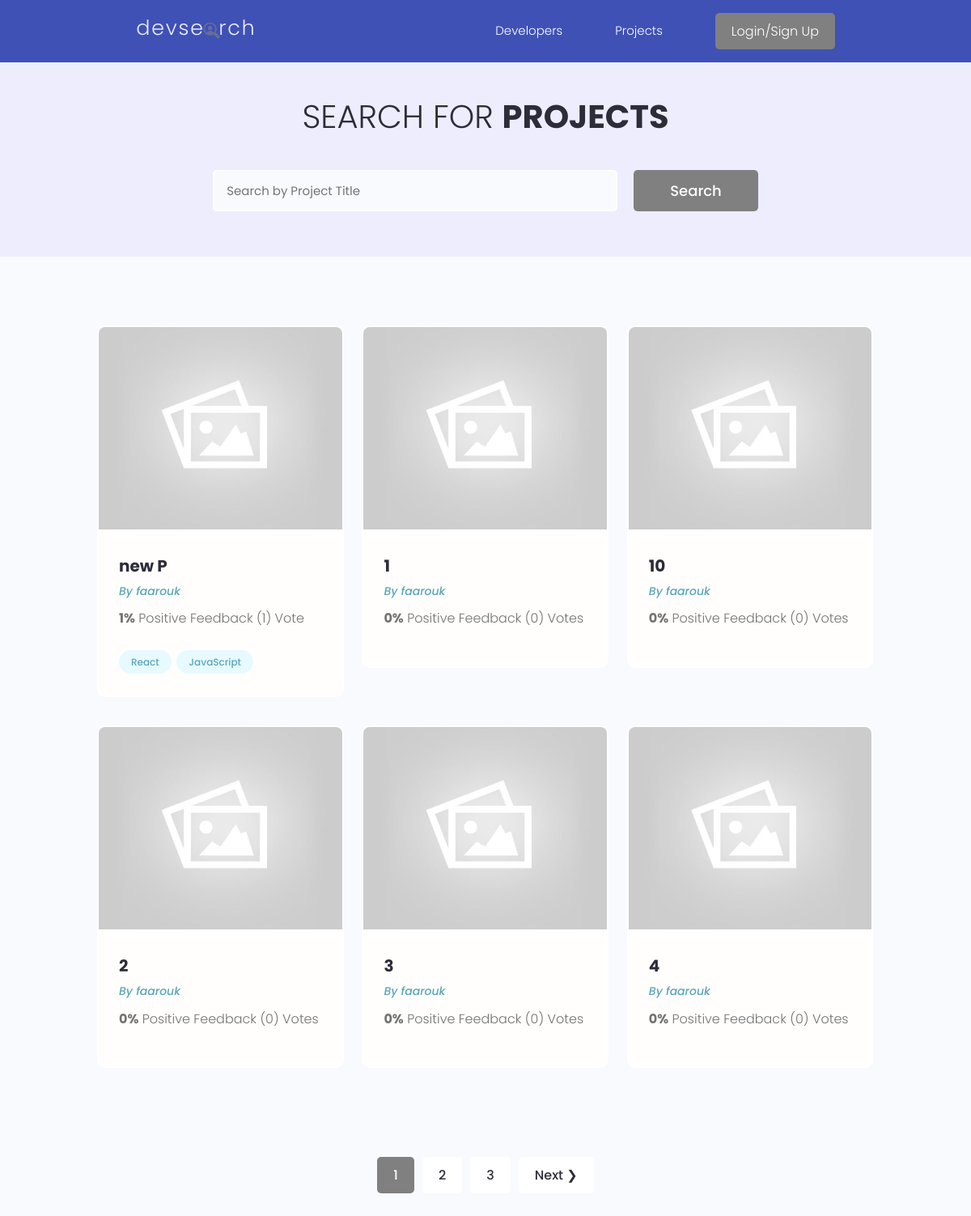
The app's page /projects/, older data.
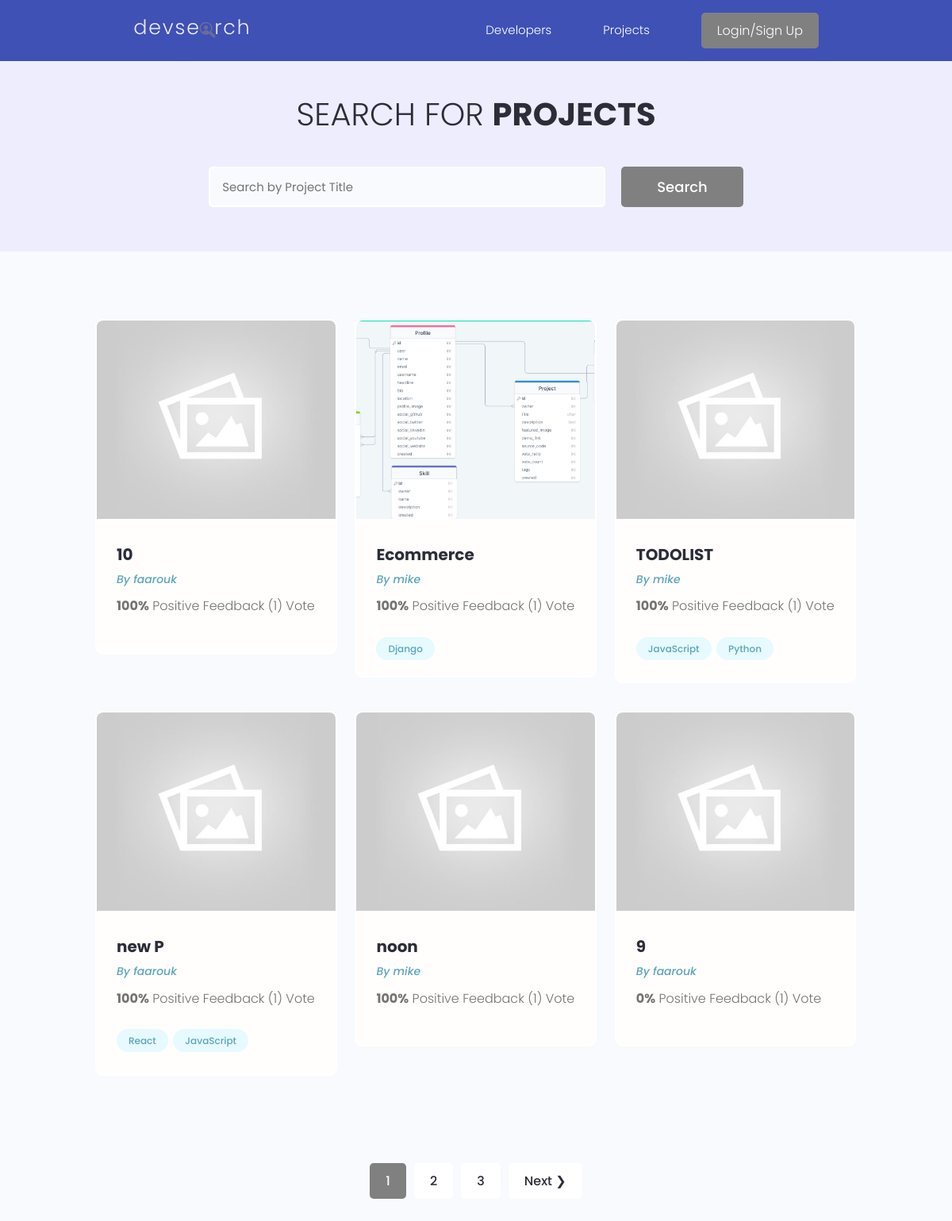
The same page, newer data.
### projects/models.py (models this page shows, shortened)
class Project(models.Model):
    owner = models.ForeignKey(Profile,null=True,blank=True,on_delete=models.SET_NULL)
    title = models.CharField(max_length=200)
    description = models.TextField(null=True,blank=True)
    featured_image = models.ImageField(null=True,blank=True,default='default.jpg')
    demo_link = models.CharField(max_length=2000, null=True,blank=True)
    source_link = models.CharField(max_length=2000,null=True,blank=True)
    tags = models.ManyToManyField('Tag',blank=True)
    vote_total = models.IntegerField(default=0,null=True,blank=True)
    vote_ratio = models.IntegerField(default=0,null=True,blank=True)
    created = models.DateTimeField(auto_now_add=True)
    id = models.UUIDField(default=uuid.uuid4, unique = True,
                          primary_key=True,editable=False)
    class Meta:
        ordering = ['-vote_ratio' , '-vote_total' , 'title' ]

class Tag(models.Model):
    name = models.CharField(max_length=200)
    created = models.DateTimeField(auto_now_add=True)
    id = models.UUIDField(default=uuid.uuid4,unique=True,
                          primary_key=True ,editable=False)
    def __str__(self) :
        return self.name

### users/models.py (models this page shows, shortened)
class Profile(models.Model):
    user = models.OneToOneField(User,on_delete=models.CASCADE,null=True,blank=True)
    name = models.CharField(max_length=200,null=True,blank=True)
    email = models.EmailField(max_length=500,null=True,blank=True)
    username = models.CharField(max_length=200,null=True,blank=True)
    location = models.CharField(max_length=200,null=True,blank=True)
    short_intro = models.CharField(max_length=200,null=True,blank=True)
    bio = models.TextField(null=True,blank=True)
    profile_image = models.ImageField(null=True,blank=True,upload_to='profiles/',default="profiles/user-default.png")
    social_github = models.CharField(max_length=200,null=True,blank=True)
    social_twitter = models.CharField(max_length=200,null=True,blank=True)
    social_linkedin = models.CharField(max_length=200,null=True,blank=True)
    social_youtube = models.CharField(max_length=200,null=True,blank=True)
    social_website = models.CharField(max_length=200,null=True,blank=True)
    created = models.DateTimeField(auto_now_add=True)
    id = models.UUIDField(default=uuid.uuid4, unique = True,
                          primary_key=True,editable=False)

### projects/views.py (the view)
# urls.py: path('projects/', include('projects.urls')),
def projects(request):
    projects, search_query =  searchProjects(request)
    custom_range ,projects = paginateProjects(request,projects,6)
    context = {'projects' : projects ,'search_query': search_query , 'custom_range' : custom_range }
    return render(request, 'projects/projects.html',context)

### projects/utils.py (called while the page is built)
def paginateProjects(request,projects,results):
    page = request.GET.get('page')
    paginator = Paginator(projects, results)
    try:
      projects = paginator.page(page)
    except PageNotAnInteger:
       page = 1
       projects = paginator.page(page)
    except EmptyPage:
       page = paginator.num_pages
       projects = paginator.page(page)
    leftIndex = (int(page) - 4)
    if leftIndex < 1 :
       leftIndex = 1
    rightIndex = (int(page) + 5)
    if rightIndex > paginator.num_pages :
       rightIndex = paginator.num_pages + 1
    custom_range = range(leftIndex,rightIndex)
    return custom_range, projects

def searchProjects(request):
    search_query = ''
    if request.GET.get('search_query'):
       search_query = request.GET.get('search_query')
    tags = Tag.objects.filter(name__icontains = search_query)
    projects = Project.objects.distinct().filter(
       Q(title__icontains = search_query) |
       Q(description__icontains = search_query) |
       Q(owner__name = search_query)  |
       Q(tags__in = tags)
    )
    return projects, search_query

### projects/templates/projects/projects.html (shortened to what this page needs)
{% extends 'main.html' %} {% block content %}
<main class="projects">
	<section class="hero-section text-center">
		<div class="container container--narrow">
			<div class="hero-section__box">
				<h2>Search for <span>Projects</span></h2>
			</div>
			<div class="hero-section__search">
				<form
					id='searchForm'
					class="form"
					action="{% url 'projects' %}"
					method="get">
					<div class="form__field">
						<input
							class="input input--text"
							id="formInput#search"
							type="text"
							name="search_query"
							placeholder="Search by Project Title"
							value="{{search_query}}" />
					</div>
					<input
						class="btn btn--sub btn--lg"
						type="submit"
						value="Search" />
				</form>
			</div>
		</div>
	</section>
	<section class="projectsList">
		<div class="container">
			<div class="grid grid--three">
				{% for project in projects %}
				<div class="column">
					<div class="card project">
						<a
							href="{% url 'project' project.id %}"
							class="project">
							<img
								class="project__thumbnail"
								src="{{project.featured_image.url}}"
								alt="project thumbnail" />
							<div class="card__body">
								<h3 class="project__title">{{project.title}}</h3>
								<p>
									<a
										class="project__author"
										href="{% url 'user-profile' project.owner.id %}"
										>By {{project.owner.name}}</a
									>
								</p>
								<p class="project--rating">
									<span style="font-weight: bold">{{project.vote_ratio}}%</span>
									Positive Feedback ({{project.vote_total}})
									Vote{{project.vote_total|pluralize:"s"}}
								</p>
								<div class="project__tags">
									{% for tag in project.tags.all %}
									<span class="tag tag--pill tag--main">
										<small>{{tag}}</small>
									</span>
									{% endfor %}
								</div>
							</div>
						</a>
					</div>
				</div>
				{% endfor %}
			</div>
		</div>
	</section>
	{% include 'pagination.html' with queryset=projects custom_range=custom_range %}
</main>
{% endblock content %}

Row changes from the older to the newer data that the page shows:
no longer on this page (row unchanged): Project: featured_image (placeholder picture), title "1", owner.name "faarouk", vote_ratio "0", vote_total "0"
no longer on this page (row unchanged): Project: featured_image (placeholder picture), title "2", owner.name "faarouk", vote_ratio "0", vote_total "0"
no longer on this page (row unchanged): Project: featured_image (placeholder picture), title "3", owner.name "faarouk", vote_ratio "0", vote_total "0"
no longer on this page (row unchanged): Project: featured_image (placeholder picture), title "4", owner.name "faarouk", vote_ratio "0", vote_total "0"
changed Project (number 1 of 6 on the later page): vote_ratio "0" → "100"; vote_total "0" → "1"; moves up the list
now on this page (row edited): Project: featured_image (picture), title "Ecommerce", owner.name "mike", vote_ratio "100", vote_total "1"
now on this page (row unchanged): Tag: name "Django", shown under "Ecommerce"
added Project: featured_image (placeholder picture), title "TODOLIST", owner.name "mike", vote_ratio "100", vote_total "1", Tag (name "JavaScript")
now on this page (row unchanged): Tag: name "Python", shown under "TODOLIST"
changed Project "new P": vote_ratio "1" → "100"
added Project: featured_image (placeholder picture), title "noon", owner.name "mike", vote_ratio "100", vote_total "1"
now on this page (row edited): Project: featured_image (placeholder picture), title "9", owner.name "faarouk", vote_ratio "0", vote_total "1"
